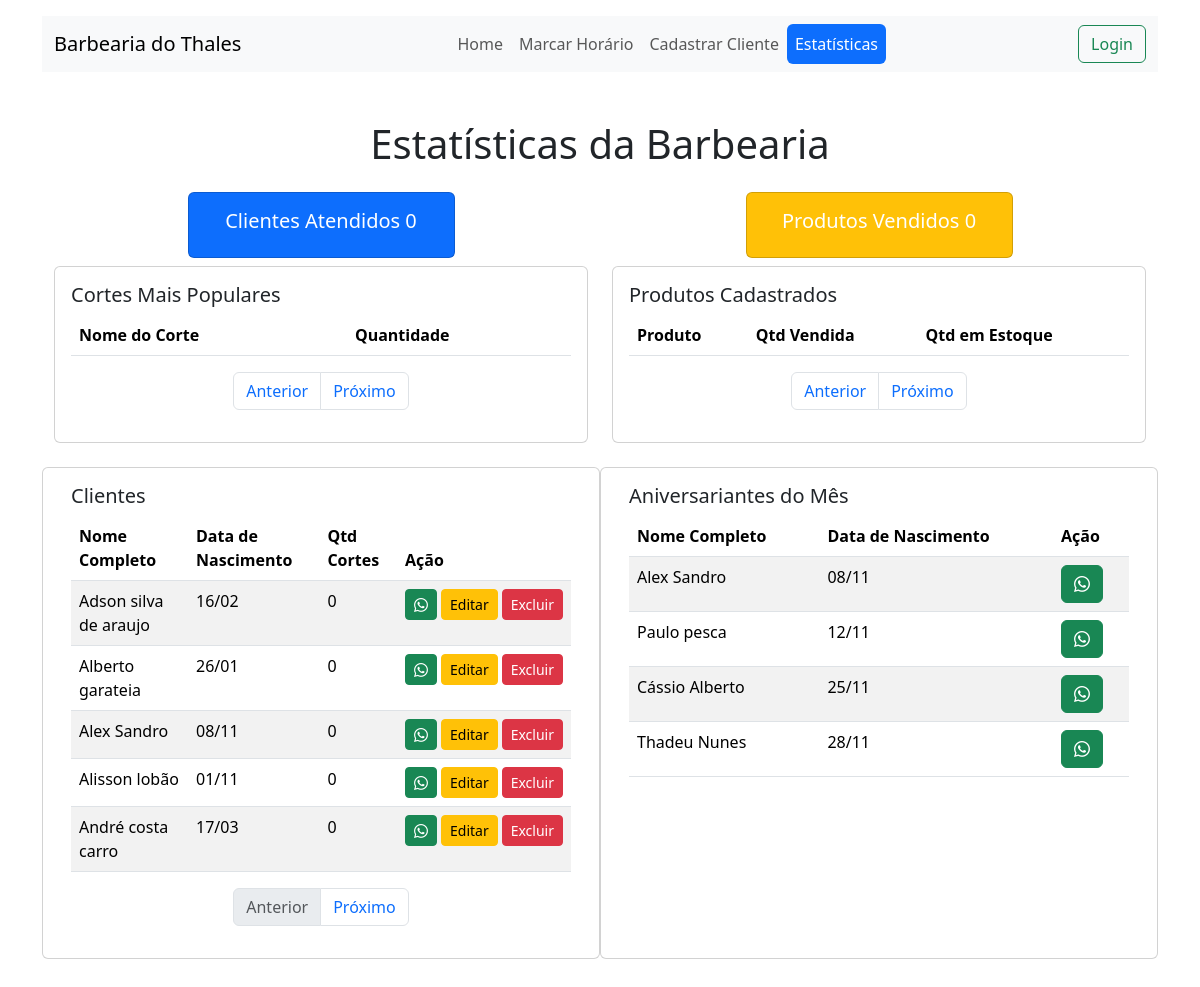
Before: /estatisticas/ with the older database file.
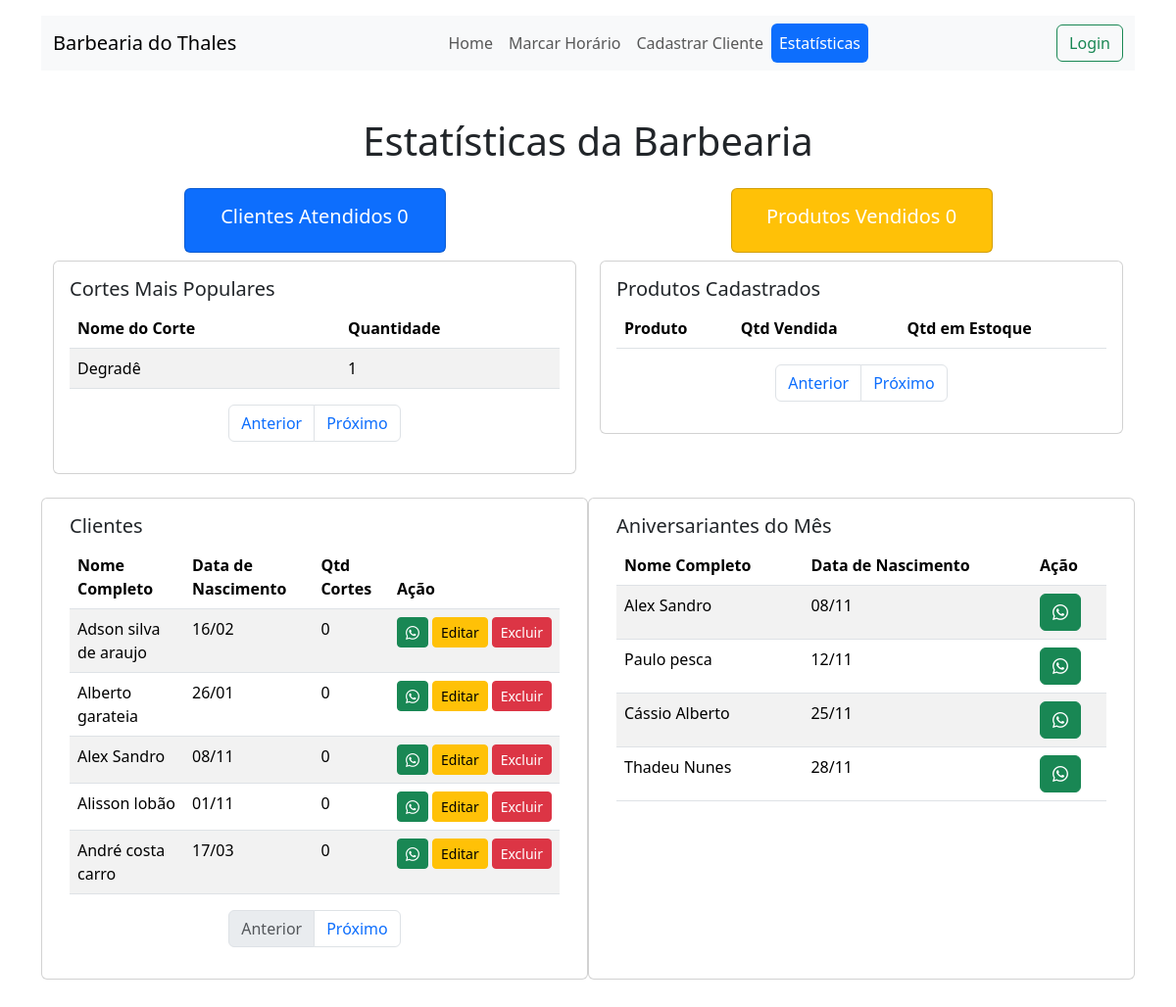
After: the same page with the newer database file.
### controle/models.py (models this page shows, shortened)
class Cliente(models.Model):
    nome = models.CharField(max_length=100)
    telefone = models.CharField(max_length=15)
    data_nascimento = models.DateField()

class TipoCorte(models.Model):
    nome = models.CharField(max_length=100)
    preco = models.DecimalField(max_digits=6, decimal_places=2)

### controle/views.py (the view)
# urls.py: path('estatisticas/', views.estatisticas, name='estatisticas'),
def estatisticas(request):
    total_clientes_atendidos = Agendamento.objects.filter(pago=True).values('cliente').distinct().count()
    receita_cortes = Agendamento.objects.filter(pago=True).aggregate(Sum('tipo_corte__preco'))['tipo_corte__preco__sum'] or 0
    receita_produtos = Agendamento.objects.filter(pago=True).aggregate(Sum('produtos__preco'))['produtos__preco__sum'] or 0
    receita_total = receita_cortes + receita_produtos
    agendamentos_por_barbeiro = Barbeiro.objects.annotate(total_agendamentos=Count('agendamento')).order_by('nome')
    cortes_populares = Agendamento.objects.values('tipo_corte__nome').annotate(total=Count('tipo_corte')).order_by('tipo_corte__nome')
    clientes_fieis = Cliente.objects.annotate(total_visitas=Count('agendamento')).order_by('nome')
    total_produtos_vendidos = Produto.objects.filter(agendamento__in=Agendamento.objects.filter(pago=True)).count()
    produtos_vendidos = Agendamento.objects.filter(pago=True).values('produtos__nome').annotate(total_vendido=Count('produtos')).order_by('produtos__nome')
    produtos = Produto.objects.all().order_by('nome')
    hoje = timezone.now()
    dia_atual = hoje.day
    mes_atual = hoje.month
    aniversariantes_do_mes = Cliente.objects.filter(
        Q(data_nascimento__month=mes_atual) &
        Q(data_nascimento__day__gte=dia_atual-1)
    ).annotate(
        dia_nascimento=ExtractDay('data_nascimento'),
        mes_nascimento=ExtractMonth('data_nascimento')
    ).order_by('mes_nascimento', 'dia_nascimento')
    context = {
        'total_clientes_atendidos': total_clientes_atendidos,
        'receita_total': receita_total,
        'agendamentos_por_barbeiro': agendamentos_por_barbeiro,
        'cortes_populares': cortes_populares,
        'clientes_fieis': clientes_fieis,
        'total_produtos_vendidos': total_produtos_vendidos,
        'produtos_vendidos': produtos_vendidos,
        'produtos': produtos,
        'aniversariantes_do_mes': aniversariantes_do_mes,
    }
    return render(request, 'estatisticas.html', context)

### controle/templates/estatisticas.html (shortened to what the changed rows need)
{% extends "base.html" %}
{% block content %}
<div class="container mt-5">
    <h1 class="text-center mb-4">Estatísticas da Barbearia</h1>
    <div class="row mb-4">
        <div class="col-md-6">
            <div class="card">
                <div class="card-body">
                    <div class="table-responsive">
                        <table id="cortes-table" class="table table-striped">
                            <thead>
                                <tr>
                                    <th>Nome do Corte</th>
                                    <th>Quantidade</th>
                                </tr>
                            </thead>
                            <tbody id="cortes-lista">
                                {% for corte in cortes_populares %}
                                <tr>
                                    <td>{{ corte.tipo_corte__nome }}</td>
                                    <td>{{ corte.total }}</td>
                                </tr>
                                {% endfor %}
                            </tbody>
                        </table>
                    </div>
                </div>
            </div>
        </div>
        <div class="col-md-6">
            <div class="card">
                <div class="card-body">
                    <div class="table-responsive">
                        <table id="produtos-table" class="table table-striped">
                            <thead>
                                <tr>
                                    <th>Produto</th>
                                    <th>Qtd Vendida</th>
                                    <th>Qtd em Estoque</th>
                                </tr>
                            </thead>
                        </table>
                    </div>
                </div>
            </div>
        </div>
    </div>
    <div class="row mb-4">
        <div class="card mb-4 col-md-6">
            <div class="card-body">
                <div class="table-responsive">
                    <table id="clientes-table" class="table table-striped">
                        <thead>
                            <tr>
                                <th>Nome Completo</th>
                                <th>Data de Nascimento</th>
                                <th>Qtd Cortes</th>
                                <th>Ação</th>
                            </tr>
                        </thead>
                        <tbody id="clientes-lista">
                            {% for cliente in clientes_fieis %}
                            <tr>
                                <td>{{ cliente.nome }}</td>
                                <td>{{ cliente.data_nascimento|date:"d/m" }}</td>
                                <td>{{ cliente.total_visitas }}</td>
                                <td>
                                    <div class="d-flex align-items-center">
                                        <a class="btn btn-success btn-sm enviar-whatsapp"
                                           data-nome="{{ cliente.nome }}"
                                           data-telefone="{{ cliente.telefone }}"
                                           aria-label="Enviar mensagem para {{ cliente.nome }}">
                                            <i class="bi bi-whatsapp"></i>
                                        </a>
                                        <a href="{% url 'editar_cliente' cliente.id %}" class="btn btn-warning btn-sm mx-1">
                                            Editar
                                        </a>
                                        <form method="POST" action="{% url 'excluir_cliente' cliente.id %}" style="display:inline;">
                                            <button type="submit" class="btn btn-danger btn-sm" onclick="return confirm('Você tem certeza que deseja excluir este cliente?');">Excluir</button>
                                        </form>
                                    </div>
                                </td>
                            </tr>
                            {% endfor %}
                        </tbody>
                    </table>
                </div>
            </div>
        </div>
    <div class="card mb-4 col-md-6">
        <div class="card-body">
            <div class="table-responsive">
                <table class="table table-striped">
                    <thead>
                        <tr>
                            <th>Nome Completo</th>
                            <th>Data de Nascimento</th>
                            <th>Ação</th>
                        </tr>
                    </thead>
                    <tbody>
                        {% for aniversariante in aniversariantes_do_mes %}
                        <tr>
                            <td>{{ aniversariante.nome }}</td>
                            <td>{{ aniversariante.data_nascimento|date:"d/m" }}</td>
                            <td>
                                <a class="btn btn-success enviar-whatsapp"
                                data-nome="{{ aniversariante.nome }}"
                                data-telefone="{{ aniversariante.telefone }}"
                                aria-label="Enviar mensagem para {{ aniversariante.nome }}">
                                    <i class="bi bi-whatsapp"></i>
                                </a>
                            </td>
                        </tr>
                        {% endfor %}
                    </tbody>
                </table>
            </div>
        </div>
    </div>
</div>
    </div>
</div>
{% endblock %}

Changed rows visible on the page:
added TipoCorte: tipo_corte__nome "Degradê", total "1"
